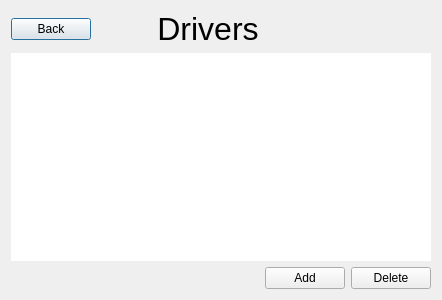
<?xml version="1.0" encoding="UTF-8"?>
<ui version="4.0">
 <class>DriverWindow</class>
 <widget class="QDialog" name="DriverWindow">
  <property name="geometry">
   <rect>
    <x>0</x>
    <y>0</y>
    <width>442</width>
    <height>300</height>
   </rect>
  </property>
  <property name="windowTitle">
   <string>Dialog</string>
  </property>
  <layout class="QVBoxLayout" name="verticalLayout">
   <item>
    <layout class="QGridLayout" name="gridLayout">
     <item row="0" column="2">
      <widget class="QLabel" name="label">
       <property name="font">
        <font>
         <pointsize>24</pointsize>
        </font>
       </property>
       <property name="text">
        <string>Drivers</string>
       </property>
       <property name="alignment">
        <set>Qt::AlignCenter</set>
       </property>
      </widget>
     </item>
     <item row="0" column="0">
      <widget class="QPushButton" name="btnBackDriver">
       <property name="text">
        <string>Back</string>
       </property>
       <property name="flat">
        <bool>false</bool>
       </property>
      </widget>
     </item>
     <item row="2" column="4">
      <widget class="QPushButton" name="btnDeleteDriver">
       <property name="text">
        <string>Delete</string>
       </property>
      </widget>
     </item>
     <item row="1" column="0" colspan="5">
      <widget class="QTableView" name="tableDrivers">
       <property name="sizePolicy">
        <sizepolicy hsizetype="Preferred" vsizetype="Expanding">
         <horstretch>0</horstretch>
         <verstretch>0</verstretch>
        </sizepolicy>
       </property>
       <property name="minimumSize">
        <size>
         <width>72</width>
         <height>0</height>
        </size>
       </property>
       <property name="frameShape">
        <enum>QFrame::NoFrame</enum>
       </property>
       <property name="frameShadow">
        <enum>QFrame::Plain</enum>
       </property>
       <property name="lineWidth">
        <number>0</number>
       </property>
       <property name="sizeAdjustPolicy">
        <enum>QAbstractScrollArea::AdjustToContents</enum>
       </property>
       <property name="showGrid">
        <bool>false</bool>
       </property>
      </widget>
     </item>
     <item row="2" column="3">
      <widget class="QPushButton" name="btnNewDriver">
       <property name="text">
        <string>Add</string>
       </property>
      </widget>
     </item>
     <item row="0" column="1">
      <spacer name="horizontalSpacer_3">
       <property name="orientation">
        <enum>Qt::Horizontal</enum>
       </property>
       <property name="sizeHint" stdset="0">
        <size>
         <width>40</width>
         <height>20</height>
        </size>
       </property>
      </spacer>
     </item>
     <item row="0" column="4">
      <spacer name="horizontalSpacer_4">
       <property name="orientation">
        <enum>Qt::Horizontal</enum>
       </property>
       <property name="sizeHint" stdset="0">
        <size>
         <width>40</width>
         <height>20</height>
        </size>
       </property>
      </spacer>
     </item>
     <item row="0" column="3">
      <spacer name="horizontalSpacer_5">
       <property name="orientation">
        <enum>Qt::Horizontal</enum>
       </property>
       <property name="sizeHint" stdset="0">
        <size>
         <width>40</width>
         <height>20</height>
        </size>
       </property>
      </spacer>
     </item>
    </layout>
   </item>
  </layout>
 </widget>
 <resources/>
 <connections/>
</ui>
